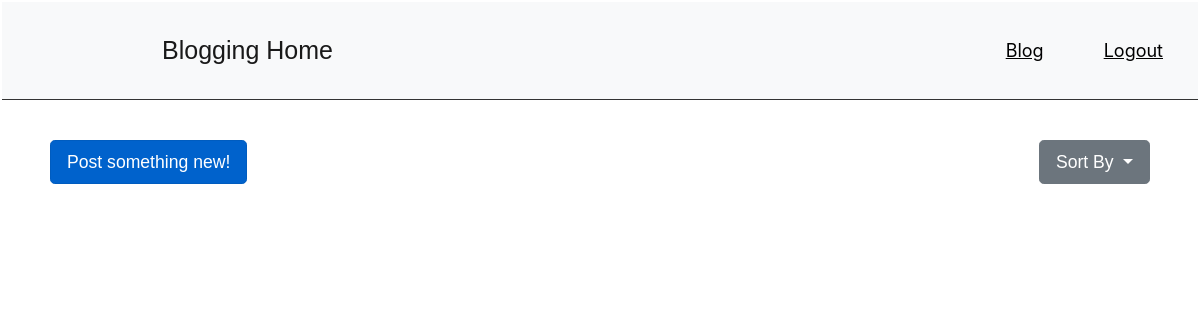
The page /positive/ (signed in) on the database as committed earlier.
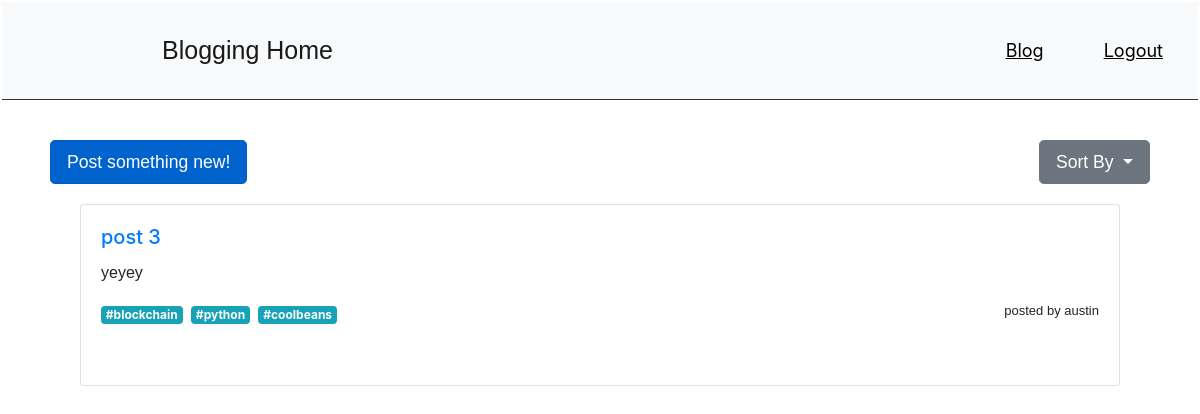
The same page on the database as committed later.
### accounts/models.py (models this page shows, shortened)
class Blog(models.Model):
    subject = models.CharField(max_length=200)
    description = models.TextField()
    date_posted = models.DateTimeField(default=timezone.now)
    author = models.ForeignKey(User, on_delete=models.CASCADE)
    slug = models.SlugField(unique=True, max_length=100)
    tags = TaggableManager()

### accounts/views.py (the view)
# urls.py: path('positive/',views.positive, name="positive"),
def positive(request):
    user = request.user
    context = {
        'blogs' : Blog.objects.filter(author=user).filter(comment__pos_neg='Positive').exclude(comment__pos_neg="Negative")
    }
    return render(request, 'accounts/positive.html', context)

### accounts/templates/accounts/positive.html (shortened to what this page needs)
{% load static %}
<!DOCTYPE html>
<html>
<head>
    <link rel="stylesheet" href="https://stackpath.bootstrapcdn.com/bootstrap/4.5.2/css/bootstrap.min.css">
    <link rel="stylesheet" href="{% static 'css/blog.css' %}" >
    <nav class="navbar navbar-light bg-light">
        <a class="navbar-brand">Blogging Home</a>
        <ul class="nav justify-content-center">
            <li class="nav-item">
              <a class="nav-link" href="{% url 'home' %}">Blog</a>
            </li>
            <li class="nav-item">
              <a class="nav-item nav-link" href="{% url 'logout' %}">Logout</a>
            </li>
        </ul>
    </nav>
</head>
        <body>
          <div class = "container">
            <a href="{% url 'blog-create' %}"  class="btn btn-primary btn-lg active" id="post" name="post" role="button" aria-pressed="true">Post something new!</a>
            <div class="dropdown">
              <button class="btn btn-secondary btn-lg dropdown-toggle" type="button" id="dropdownMenuButton" data-toggle="dropdown" aria-haspopup="true" aria-expanded="false">
                Sort By
              </button>
            </div>
            <div class="row">
            {% for blog in blogs %}
            <div class="card" id = "card">
              <div class="card-body">
                <h5 class="card-title subject" id="subject" name="subject"><a href="{% url 'blog-detail' blog.id %}">{{blog.subject}}</a></h5>
                <p class="card-text description" id="description" name="description">{{blog.description}}</p>
                {% for tag in blog.tags.all %}
                <a href="" class="mr-1 badge badge-info">#{{ tag }}</a>
                {% endfor %}
                <p class="card-text postBy" id="postBy" name="postBy">posted by {{blog.author}}</p>
              </div>
            </div>
            {%endfor%}
          </div>
        </body>
</html>

Rows that differ between the two databases and show on the page:
added Blog: subject "post 3", description "yeyey", author "austin"
now on this page (row unchanged): Tag: name "blockchain"
added Tag: name "python"
added Tag: name "coolbeans"
